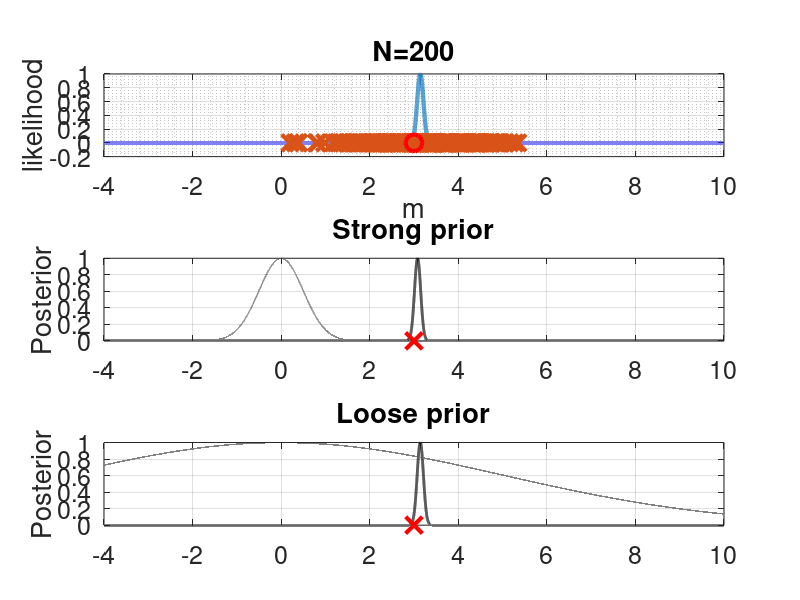

The MATLAB script that drew this image:
close all
m = 3;
Ns = 200
x = randn(Ns,1)+m;
ms= -4:0.0001:10;
for i=1:length(ms)
    y(i) = -0.5*(x-ms(i))'*(x-ms(i));
end
subplot(3,1,1)
plot(ms,exp(y)./max(exp(y)),'linewidth',3);hold on
plot(x,0.001*randn(size(x)),'x','markersize',12,'linewidth',3);
plot(3,0,'ro','linewidth',3,'markersize',12)
grid on
xlabel('m')
ylabel('likelihood')
title(['N=' num2str(Ns)])
set(gca,'fontsize', 18)
grid minor


ms= -4:0.0001:10;
prior = normpdf(ms,0,0.5);
subplot(3,1,2)
plot(ms,(prior.*exp(y))/max(prior.*exp(y)),'k','linewidth',2);hold on
plot(ms,prior./max(prior),'k--','linewidth',1);hold on

plot(3,0,'rx','linewidth',3,'markersize',12)
grid on
hold on
title('Strong prior')
ylabel('Posterior')
set(gca,'fontsize', 18)

ms= -4:0.0001:10;
prior = normpdf(ms,0,5);
subplot(3,1,3)
plot(ms,(prior.*exp(y))/max(prior.*exp(y)),'k','linewidth',2);hold on
plot(ms,prior./max(prior),'k--','linewidth',1);hold on
plot(3,0,'rx','linewidth',3,'markersize',12)
grid on
hold on
title('Loose prior')
ylabel('Posterior')
set(gca,'fontsize', 18)
